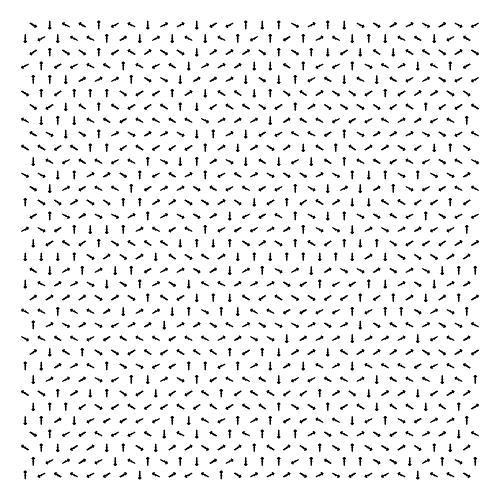
#> input picture img.png, 1000 x 1000 px (shown at 1/2 size)
$ python squareLatticeAnalysis.py ../img.png
#> lines starting #> are read from the running program, lines starting #| are printed output that depends on the picture; after the words box and inside, x2 and y2 are one past the last pixel; in counts of white or black regions, pixels touching at a corner belong together
import cv2
import matplotlib.pyplot as plt
import math
import numpy as np
from random import randint
import argparse

#Set up argparser to allow for input image
parser = argparse.ArgumentParser(description='MFM image analysis')
parser.add_argument('image', metavar='image', type=str, nargs='+',help='Path of image')
parser.add_argument('-r', "--rows", metavar='r', help="number of rows", type=int, default=10)
parser.add_argument('-c', "--columns", metavar='c', help="number of columns", type=int, default=10)
args=parser.parse_args()

try:
    image = cv2.imread(args.image[0])
#> image is the input picture: shape (1000, 1000, 3); values 0 (black) and 150 (white), 93.9% white; 952 black regions, largest, box (x1, y1, x2, y2) and area: (124, 99, 140, 111) 68, (222, 99, 238, 111) 68, (255, 98, 271, 110) 68
    image = cv2.resize(image, (1000,1000))
except:
    raise Exception("File not found")

#constants
WHITE=(255,255,255)
BLACK=(0,0,0)
GREEN=(0,255,0)
BLUE=(255,0,0)
RED=(0,0,255)

#takes in an [x1,y1] and [x2,y2] and returns their distance
def dist(point1, point2):
    return math.sqrt(math.pow(point1[0] - point2[0], 2)+math.pow(point1[1] - point2[1], 2))
#takes in an [x1,y1] and [x2,y2] and returns a point a certain percent between the two
def getIntermediate(point1,point2,percent):
    return [(point2[0]-point1[0])*percent+point1[0], (point2[1]-point1[1])*percent+point1[1]]


#Gets the color of an area on the screen at (x,y)
#It will look at every pixel within a certain with of the specified point and then
#average their values
def sampleImageColor(im,x,y):
    avg=0;
    count=0;#number of pixels checked
    width=2;#distance away from center pixel to sample
    x=int(x)
    y=int(y)

    imWidth, imHeight, channels=im.shape

    #loop through rows and columns
    for i in range(x-width,x+width):
        for j in range(y-width,y+width):
            #make sure pixel is not offscreen
            if i<0 or j<0 or i>imWidth-1 or j>imHeight-1:
                continue
            #add to average
            avg+=im[j][i][0]#(im[j][i][0]+im[j][i][1]+im[j][i][2])/3
            count+=1

    #prevent divide by 0 error
    if count==0:
        return 0

    #return avg color
    avg/=count;
    if(avg>127):
        return 1
    return -1

#Basic class to hold an x and y value
class Node:
    def __init__(self,x,y):
        self.x=x;
        self.y=y;
    def xyAsIntTuple(self):
        return (int(self.x),int(self.y))
    def xyAsArray(self):
        return [self.x,self.y]
    def drawLineTo(self,node,im):
        im=cv2.line(im, self.xyAsIntTuple(), node.xyAsIntTuple(), RED, 2)
    def __str__(self):
        return "("+str(self.x)+","+str(self.y)+")"

#turns [x,y] into (x,y)
def xyArrayToIntTuple(arr):
    return (int(arr[0]),int(arr[1]))


#main class
class NodeNetwork:
    def __init__(self,topLeft,topRight,bottomLeft,bottomRight,rows, cols):
        #number of rows and columns
        self.rows=rows;
        self.cols=cols;

        #variables to help with point dragging
        self.selectedPoint=None;
        self.dragging=False

        #format {row: rowIndex, col:colIndex, node:Node}
        self.fixedPoints=[
        {"row":0,"col":0,"node":topLeft},
        {"row":0,"col":cols-1,"node":topRight},
        {"row":rows-1,"col":0,"node":bottomLeft},
        {"row":rows-1, "col":cols-1, "node":bottomRight}
            ]

        #defines boundaries
        self.topLeft=self.fixedPoints[0]["node"];
        self.topRight=self.fixedPoints[1]["node"];
        self.bottomLeft=self.fixedPoints[2]["node"];
        self.bottomRight=self.fixedPoints[3]["node"];

        #rows and columns which contain fixed points
        self.fixedRows=[0,rows-1]
        self.fixedCols=[0,cols-1]


    def draw(self,im):

        #draw all fixed points
        sortedPoints=self.getSortedFixedPoints()
        for (i,point) in enumerate(self.getSortedFixedPoints()):
            #draw fixed point
            im=cv2.circle(im,point["node"].xyAsIntTuple(), 5,RED,-1)

            #hasGrid represents if the point is the topLeft corner of a subgrid
            hasGrid=True;
            topLeft=point
            topLeftCoord=point["node"].xyAsArray()
            if(i==len(sortedPoints)-1):#bottomLeftCorner
                hasGrid=False
            elif(point["row"]==self.rows-1):#bottomRow
                hasGrid=False
            elif(point["col"]==self.cols-1):#last col
                hasGrid=False
            else:#has a valid grid
                #if it has a valid grid then get the coordinants of the verticies
                topRight=sortedPoints[i+1]
                bottomLeft=sortedPoints[i+len(self.fixedCols)]
                bottomRight=sortedPoints[i+len(self.fixedCols)+1]
                cols=topRight["col"]-topLeft["col"]
                rows=bottomLeft["row"]-topLeft["row"]

                topRightCoord=topRight["node"].xyAsArray()
                bottomLeftCoord=bottomLeft["node"].xyAsArray()
                bottomRightCoord=bottomRight["node"].xyAsArray()

                #draw the outline and grid
                im=cv2.line(im,xyArrayToIntTuple(topLeftCoord),xyArrayToIntTuple(topRightCoord),BLACK,1)
                im=cv2.line(im,xyArrayToIntTuple(topLeftCoord),xyArrayToIntTuple(bottomLeftCoord),BLACK,1)
                im=cv2.line(im,xyArrayToIntTuple(bottomLeftCoord),xyArrayToIntTuple(bottomRightCoord),BLACK,1)
                im=cv2.line(im,xyArrayToIntTuple(topRightCoord),xyArrayToIntTuple(bottomRightCoord),BLACK,1)

                for (startX,startY,endX,endY) in zip(np.linspace(topLeftCoord[0],topRightCoord[0],cols+1), np.linspace(topLeftCoord[1],topRightCoord[1],cols+1), np.linspace(bottomLeftCoord[0],bottomRightCoord[0],cols+1), np.linspace(bottomLeftCoord[1],bottomRightCoord[1],cols+1)):
                    im=cv2.line(im,(int(startX),int(startY)),(int(endX),int(endY)),RED,1)
                for (startX,startY,endX,endY) in zip(np.linspace(topLeftCoord[0],bottomLeftCoord[0],rows+1), np.linspace(topLeftCoord[1],bottomLeftCoord[1],rows+1), np.linspace(topRightCoord[0],bottomRightCoord[0],rows+1), np.linspace(topRightCoord[1],bottomRightCoord[1],rows+1)):
                    im=cv2.line(im,(int(startX),int(startY)),(int(endX),int(endY)),RED,1)

        #draw the sample points if we are not dragging
        if not self.dragging:
            samplePoints=self.getSamplePoints()
            for (rowI, row) in enumerate(samplePoints):
                for (vertexI, vertex) in enumerate(row):
                    for (pointI, point) in enumerate(vertex):
                        #Draw Point based on color
                        if(point[2]==1):
                            im=cv2.circle(im,(int(point[0]),int(point[1])),2,RED,-1)
                        else:
                            im=cv2.circle(im,(int(point[0]),int(point[1])),2,BLUE,-1)

                        #Check for errors:

                    #ERROR DETECTION
                    #if we are not in the last column, make sure the right point is opposite color than the one next to it
                    if vertexI < len(row)-1:
                        if(vertex[2][2] == row[vertexI+1][1][2]):
                            im=cv2.circle(im,(int(vertex[2][0]),int(vertex[2][1])),5,GREEN,2)
                    #if we are not in the last row, make sure bottom ponit is the opposite color than the one below it
                    if rowI < len(samplePoints)-1:
                        if(vertex[3][2] == samplePoints[rowI+1][vertexI][0][2]):
                            im=cv2.circle(im,(int(vertex[3][0]),int(vertex[3][1])),5,GREEN,2)

    #generates the grid based on the subgrids
    def getGrid(self):
        #generate an empty grid representing each point
        grid=[]
        for row in range(self.rows):
            grid.append([])
            for col in range(self.cols):
                grid[len(grid)-1].append("")

        #loop through each fixed point and draw the grid that it is the top left of
        sortedPoints=self.getSortedFixedPoints()
        for (i,point) in enumerate(self.getSortedFixedPoints()):

            #make sure that point is the topleft ofo a grid and not an edge
            hasGrid=True;
            topLeft=point
            topLeftCoord=point["node"].xyAsArray()
            if(i==len(sortedPoints)-1):#bottomLeftCorner
                hasGrid=False
            elif(point["row"]==self.rows-1):#bottomRow
                hasGrid=False
            elif(point["col"]==self.cols-1):#last col
                hasGrid=False
            else:#has a valid grid
                #get grid coordinates if valid grid
                topRight=sortedPoints[i+1]
                bottomLeft=sortedPoints[i+len(self.fixedCols)]
                bottomRight=sortedPoints[i+len(self.fixedCols)+1]
                cols=topRight["col"]-topLeft["col"]
                rows=bottomLeft["row"]-topLeft["row"]

                topRightCoord=topRight["node"].xyAsArray()
                bottomLeftCoord=bottomLeft["node"].xyAsArray()
                bottomRightCoord=bottomRight["node"].xyAsArray()

            #get all the points in that subgrid
            if(hasGrid):
                for (rowI, rowStartX,rowStartY,rowEndX,rowEndY) in  zip(range(0,rows+1), np.linspace(topLeftCoord[0],bottomLeftCoord[0],rows+1), np.linspace(topLeftCoord[1],bottomLeftCoord[1],rows+1), np.linspace(topRightCoord[0],bottomRightCoord[0],rows+1), np.linspace(topRightCoord[1],bottomRightCoord[1],rows+1)):
                    for(colI, pointX, pointY) in zip(range(0,cols+1), np.linspace(rowStartX,rowEndX,cols+1), np.linspace(rowStartY,rowEndY,cols+1)):
                        grid[point["row"]+rowI][point["col"]+colI]=[pointX,pointY]
        return grid


    #get sample points as [row][vertex][island] which is an array [x,y,color]
    def getSamplePoints(self):
        #multiplier for how far the sample points are from the edge of the square
        shiftConstant=0.25
        grid=self.getGrid()
        samplePoints=[]
        for (rowI, row) in enumerate(grid[:-1]):
            samplePoints.append([])
            for (pointI,point) in enumerate(row[:-1]):

                #get corners of square
                topLeft=point
                topRight=grid[rowI][pointI+1]
                bottomLeft=grid[rowI+1][pointI]
                bottomRight=grid[rowI+1][pointI+1]

                #get center of sides of square
                centerTop=[topLeft[0]+(topRight[0]-topLeft[0])/2, topLeft[1]+(topRight[1]-topLeft[1])/2]
                centerLeft=[topLeft[0]+(bottomLeft[0]-topLeft[0])/2, topLeft[1]+(bottomLeft[1]-topLeft[1])/2]
                centerRight=[topRight[0]+(bottomRight[0]-topRight[0])/2, topRight[1]+(bottomRight[1]-topRight[1])/2]
                centerBottom=[bottomLeft[0]+(bottomRight[0]-bottomLeft[0])/2, bottomLeft[1]+(bottomRight[1]-bottomLeft[1])/2]

                #square width and height
                width=(centerRight[0]-centerLeft[0])
                height=(centerBottom[1]-centerTop[1])

                #sample points are stored as [x,y,color]
                topSamplePoint=[centerTop[0],centerTop[1]+height*shiftConstant]
                leftSamplePoint=[centerLeft[0]+width*shiftConstant,centerLeft[1]]
                rightSamplePoint=[centerRight[0]-width*shiftConstant,centerRight[1]]
                bottomSamplePoint=[centerBottom[0], centerBottom[1]-height*shiftConstant]

                fourSamplePoints=[topSamplePoint,leftSamplePoint,rightSamplePoint,bottomSamplePoint]
                #get what color each point is
                for samplePoint in fourSamplePoints:
                    samplePoint.append(sampleImageColor(image,samplePoint[0],samplePoint[1]))

                samplePoints[-1].append(fourSamplePoints)
        return samplePoints


    #gets the nearest point on the grid to (x,y)
    # [25 lines left out: functions getNearestPoint, getNearestFixedPoint, not called in this run]


    def selectNearestFixedPoint(self,x,y):
        self.selectedPoint=self.getNearestFixedPoint(x,y)

    #splits gridi into four at the closest ponit
    def splitAtClosestPoint(self,x,y):
        a=self.getNearestPoint(x,y)
        self.addFixedPointRecursive(Node(a["point"][0], a["point"][1]), a["row"], a["col"])

    #get the position of a point at given row and column
    def getPointPosition(self,row,col):
        return self.getGrid()[row][col]

    #adds a fixed point to a row and col
    #BE CAREFUL IT WILL NOT CHECK IF OTHER POINTS NEED TO BE ADDED TO MAKE EVERYTHING SQUARE
    # [30 lines left out: functions addFixedPointNotRecursive, addFixedPointRecursive, not called in this run]

    #git fixed points sorted left-to-right, top-to-bottom
    def getSortedFixedPoints(self):
        def eval(node):
            return node["row"]*2*self.cols+node["col"]
        self.fixedPoints.sort(key=eval)
        return self.fixedPoints

    #drag to x,y
    # [4 lines left out: function updateDragging, not called in this run]

    #draw output
    def drawData(self, im):
        if not self.dragging:
            samplePoints=self.getSamplePoints()

            height, width, channels = im.shape

            margin=50
            vertexVSpacing=(height-2*margin)/(len(samplePoints)-1)
            vertexHSpacing=(width-2*margin)/(len(samplePoints[0])-1)

            spacing=min(vertexVSpacing, vertexHSpacing)
            vertexVSpacing=spacing
            vertexHSpacing=spacing

            islandSpacing=(vertexVSpacing+vertexHSpacing)/6
            for (rowI, row) in enumerate(samplePoints):
                for (vertexI, vertex) in enumerate(row):
                    vertexX=int(margin+vertexI*vertexHSpacing)
                    vertexY=int(margin+rowI*vertexVSpacing)

                    if(vertex[0][2]+vertex[1][2]+vertex[2][2]+vertex[3][2]!=0):
                        im=cv2.circle(im,(int(vertexX),int(vertexY)),3,RED,-1)
                    elif(vertex[0][2]+vertex[1][2]!=0 or vertex[0][2]+vertex[2][2]!=0):
                        im=cv2.circle(im,(int(vertexX),int(vertexY)),3,BLUE,-1)
                    for (pointI, point) in enumerate(vertex):

                        if(point[2]==1):
                            color=WHITE
                        else:
                            color=BLACK

                        if(pointI==0):
                            x=vertexX
                            y=vertexY-islandSpacing
                        elif(pointI==1):
                            x=vertexX-islandSpacing
                            y=vertexY
                        elif(pointI==2):
                            x=vertexX+islandSpacing
                            y=vertexY
                        elif(pointI==3):
                            x=vertexX
                            y=vertexY+islandSpacing

                        if(rowI==0 and pointI==0):
                            #im=cv2.circle(im,(int(point[0]),int(point[1])),4,color,-1)
                            pass
                        elif(vertexI == len(row)-1 and pointI==2):
                            #im=cv2.circle(im,(int(point[0]),int(point[1])),4,color,-1)
                            pass
                        elif(vertexI ==0 and pointI==1):
                            #im=cv2.circle(im,(int(point[0]),int(point[1])),4,color,-1)
                            pass
                        elif(rowI==len(samplePoints)-1 and pointI==3):
                            #im=cv2.circle(im,(int(point[0]),int(point[1])),4,color,-1)
                            pass

                        elif(pointI==2 or pointI==3):
                            if(pointI==2):
                                otherPoint=row[vertexI+1][1]
                                otherX=x+vertexHSpacing-2*islandSpacing
                                otherY=y
                            else:
                                otherPoint=samplePoints[rowI+1][vertexI][0]
                                otherX=x
                                otherY=y+vertexVSpacing-2*islandSpacing

                            if(otherPoint[2]==1):
                                otherColor=WHITE
                            else:
                                otherColor=BLACK

                            im=cv2.line(im, (int(x),int(y)), (int(otherX),int(otherY)), BLACK, 2)

                            ##midPoint=[(point[0]+otherPoint[0])/2, (point[1]+otherPoint[1])/2]
                            ##im=cv2.line(im, (int(point[0]),int(point[1])), (int(midPoint[0])-1, int(midPoint[1])), color, 3)
                            ##im=cv2.line(im, (int(midPoint[0]), int(midPoint[1])), (int(otherPoint[0])+1,int(otherPoint[1])),  otherColor, 3)"""
                        im=cv2.circle(im,(int(x),int(y)),3,color,-1)
    def dataAsString(self):
        string=""
        for (rowI, row) in enumerate(self.getSamplePoints()):
            for (vertexI, vertex) in enumerate(row):
                for (pointI, point) in enumerate(vertex):
                    string+=str(point[2])+", "
                string+="\t"
            string+="\n"
        return string


n=NodeNetwork(Node(10,10),Node(800,10),Node(30,800),Node(700,700),args.rows, args.columns)


def show():
    imWidth=1000;
    imHeight=1000;

    outputImage=image.copy()
    n.draw(outputImage)
#> the loop in draw, `for (i,point) in enumerate(self.getSortedFixedPoints()):` made 4 passes
#> pass 1, in draw, `im=cv2.circle(im,point["node"].xyAsIntTuple(), 5,RED,-1)`:
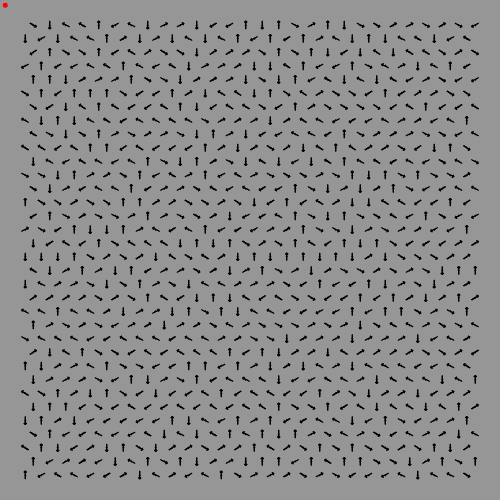
#> im: shape (1000, 1000, 3) (shown at 1/2 size); mean B, G, R 140.9, 140.9, 140.9
#> pass 1, in draw, `im=cv2.line(im,xyArrayToIntTuple(topLeftCoord),xyArrayToIntTuple(topRi..`:
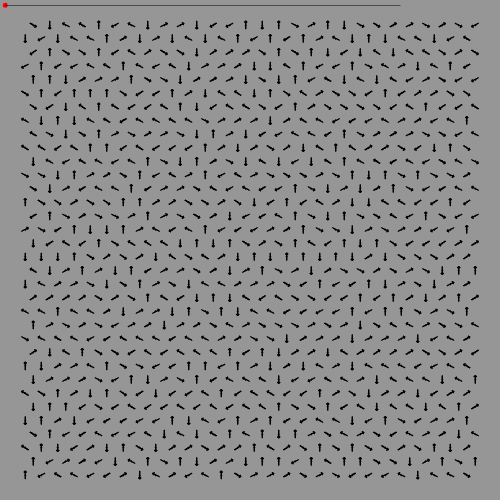
#> im: shape (1000, 1000, 3) (shown at 1/2 size); 0.08% of pixels changed, all inside (x1, y1, x2, y2) = (10, 10, 801, 11)
#> pass 1, in draw, `im=cv2.line(im,xyArrayToIntTuple(topLeftCoord),xyArrayToIntTuple(botto..`:
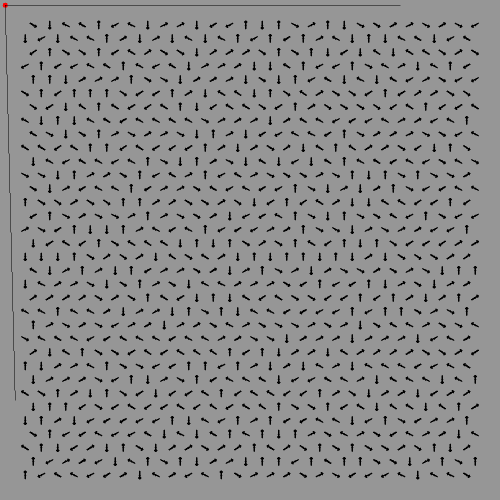
#> im: shape (1000, 1000, 3) (shown at 1/2 size); 0.08% of pixels changed, all inside (x1, y1, x2, y2) = (10, 11, 31, 801)
#> pass 1, in draw, `im=cv2.line(im,xyArrayToIntTuple(bottomLeftCoord),xyArrayToIntTuple(bo..`:
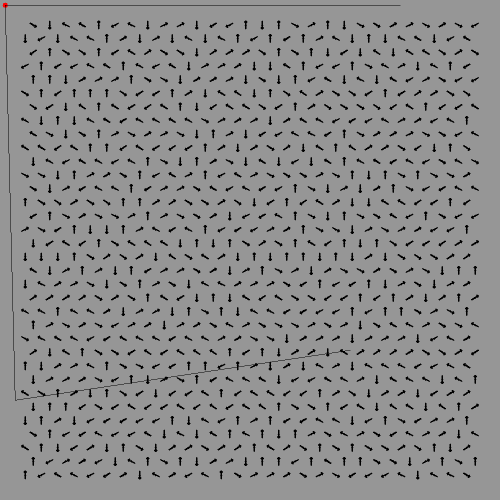
#> im: shape (1000, 1000, 3) (shown at 1/2 size); 0.06% of pixels changed, all inside (x1, y1, x2, y2) = (31, 700, 701, 801)
#> after the loop in draw, `for (i,point) in enumerate(self.getSortedFixedPoints()):`:
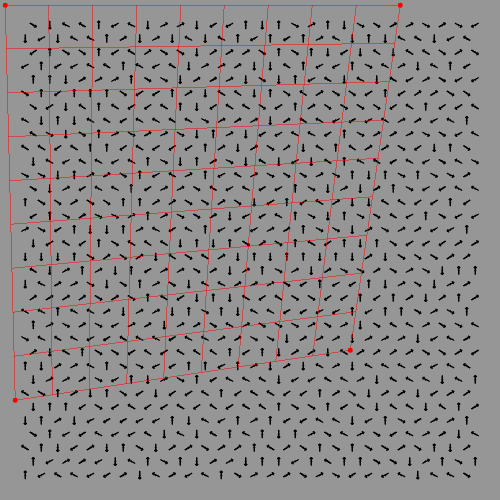
#> im: shape (1000, 1000, 3) (shown at 1/2 size); 1.48% of pixels changed, all inside (x1, y1, x2, y2) = (10, 5, 806, 806)
#> the loop in getSamplePoints, `for (rowI, row) in enumerate(grid[:-1]):` made 9 passes
#> the loop in draw, `for (rowI, row) in enumerate(samplePoints):` made 9 passes
#> after the loop in draw, `for (rowI, row) in enumerate(samplePoints):`:
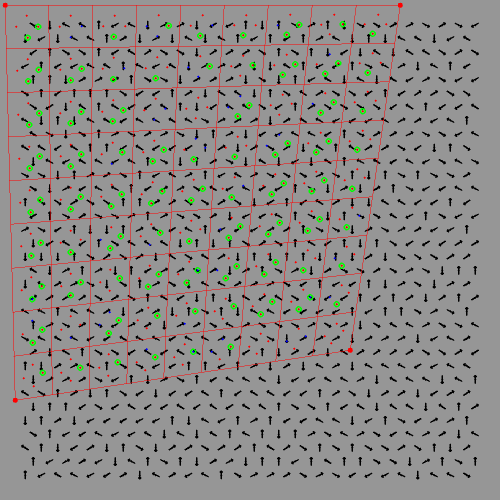
#> im: shape (1000, 1000, 3) (shown at 1/2 size); 1.42% of pixels changed, all inside (x1, y1, x2, y2) = (30, 27, 775, 775)
    cv2.imshow("window",outputImage)

    outputImage=np.zeros((imHeight,imWidth,3), np.uint8)
    outputImage[:,:]=(127,127,127)
    n.drawData(outputImage)
#> the loop in drawData, `for (rowI, row) in enumerate(samplePoints):` made 9 passes
#> after the loop in drawData, `for (rowI, row) in enumerate(samplePoints):`:
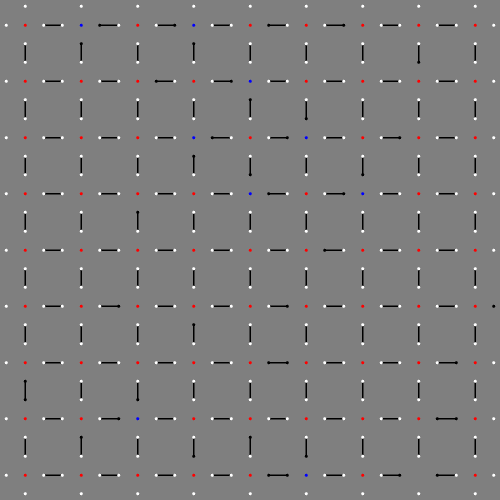
#> im: shape (1000, 1000, 3) (shown at 1/2 size); mean of channels 0, 1, 2 125.9, 125.9, 126.4; drawn as B, G, R
    cv2.imshow("output",outputImage)


# [14 lines left out: function mouse_event, not called in this run]

show();
cv2.setMouseCallback('window', mouse_event)
cv2.waitKey(0)

with open('output.csv', 'w') as file:
    file.write(n.dataAsString())

outputImage=np.zeros((1000,1000,3), np.uint8)
outputImage[:,:]=(127,127,127)
n.drawData(outputImage)
#> the loop in drawData (call 2), `for (rowI, row) in enumerate(samplePoints):` made 9 passes
cv2.imwrite("output.jpg", np.float32(outputImage));

cv2.destroyAllWindows()
